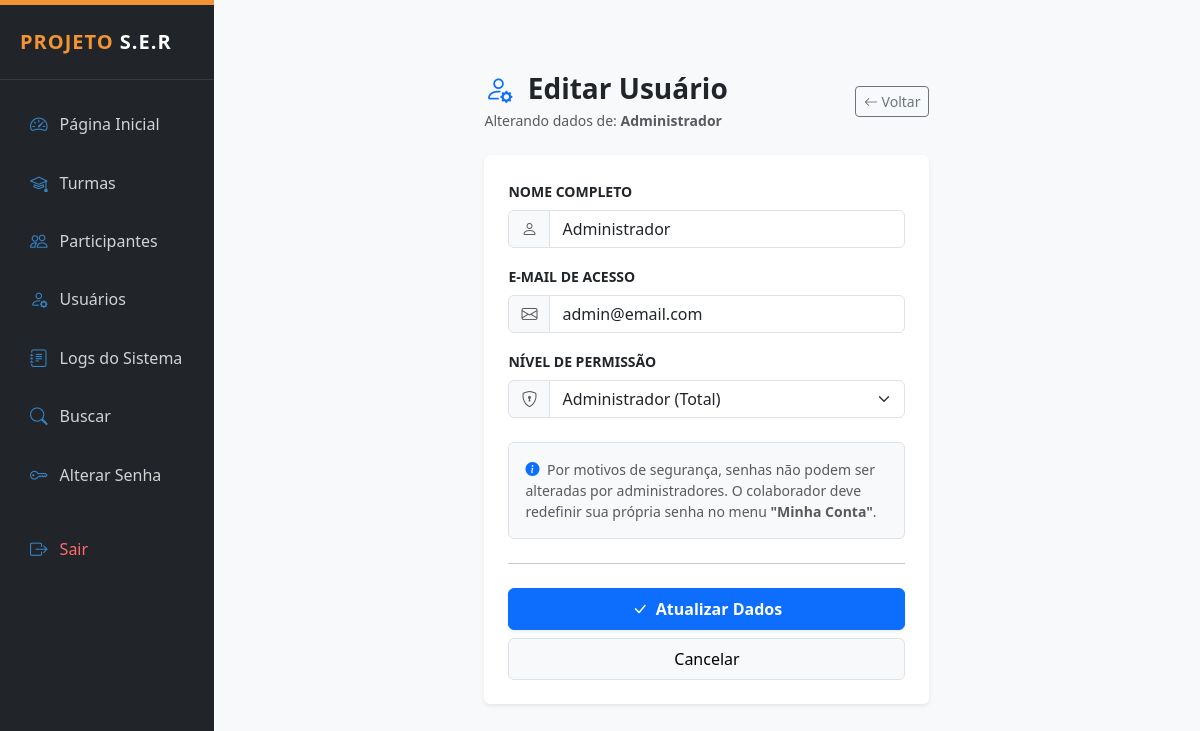
Screenshot of /public/usuarios_form.php?id=1 (signed in) with the database file from the repository.
### tables this page shows
CREATE TABLE `usuarios` (
  `id` int(11) NOT NULL,
  `nome` varchar(100) NOT NULL,
  `email` varchar(120) NOT NULL,
  `senha` varchar(255) NOT NULL,
  `nivel` enum('admin','atendente') DEFAULT 'atendente',
  `criado_em` timestamp NOT NULL DEFAULT current_timestamp()
);

### public/usuarios_form.php (the view, shortened to what this page needs)
<?php
require_once __DIR__ . "/../config/conexao.php";
require_once __DIR__ . "/../layout/admin_header.php";
$id = $_GET['id'] ?? null;
$usuario = null;
if ($id) {
    $sql = $pdo->prepare("SELECT * FROM usuarios WHERE id = ?");
    $sql->execute([$id]);
    $usuario = $sql->fetch(PDO::FETCH_ASSOC);
}
$titulo_pagina = $usuario ? "Editar Usuário" : "Novo Usuário";
?>
<div class="container py-5">
    <div class="row justify-content-center">
        <div class="col-md-7 col-lg-6">
            <div class="mb-4 d-flex justify-content-between align-items-center">
                <div>
                    <h3 class="fw-bold text-dark mb-1">
                        <i class="bi <?= $usuario ? 'bi-person-gear text-primary' : 'bi-person-plus text-success' ?> me-2"></i>
                        <?= $titulo_pagina ?>
                    </h3>
                    <p class="text-muted mb-0 small">
                        <?= $usuario ? "Alterando dados de: <strong>{$usuario['nome']}</strong>" : "Preencha os dados para cadastrar um novo colaborador." ?>
                    </p>
                </div>
                <a href="usuarios_lista.php" class="btn btn-outline-secondary btn-sm">
                    <i class="bi bi-arrow-left"></i> Voltar
                </a>
            </div>
            <div class="card shadow-sm border-0">
                <div class="card-body p-4">
                    <form action="usuarios_salvar.php" method="post">
                        <div class="mb-3">
                            <label class="form-label fw-bold small text-uppercase">Nome Completo</label>
                            <div class="input-group">
                                <span class="input-group-text bg-light text-muted"><i class="bi bi-person"></i></span>
                                <input type="text" name="nome" class="form-control"
                                       value="<?= htmlspecialchars($usuario['nome'] ?? '') ?>" required>
                            </div>
                        </div>
                        <div class="mb-3">
                            <label class="form-label fw-bold small text-uppercase">E-mail de Acesso</label>
                            <div class="input-group">
                                <span class="input-group-text bg-light text-muted"><i class="bi bi-envelope"></i></span>
                                <input type="email" name="email" class="form-control"
                                       value="<?= htmlspecialchars($usuario['email'] ?? '') ?>" required>
                            </div>
                        </div>
                        <div class="mb-4">
                            <label class="form-label fw-bold small text-uppercase">Nível de Permissão</label>
                            <div class="input-group">
                                <span class="input-group-text bg-light text-muted"><i class="bi bi-shield-lock"></i></span>
                                <select name="nivel" class="form-select" required>
                                    <option value="admin" <?= ($usuario['nivel'] ?? '') == 'admin' ? 'selected' : '' ?>>Administrador (Total)</option>
                                </select>
                            </div>
                        </div>
                        <?php if (!$usuario): ?>
                            <div class="mb-4">
                                <label class="form-label fw-bold small text-uppercase text-success">
                                    Definir Senha Provisória
                                </label>
                                <div class="input-group">
                                    <span class="input-group-text bg-light text-muted"><i class="bi bi-key"></i></span>
                                    <input type="password" name="senha" class="form-control"
                                           placeholder="Digite a senha inicial para o primeiro acesso" required>
                                </div>
                            </div>
                        <?php else: ?>
                            <div class="mb-4 p-3 bg-light rounded border text-muted small">
                                <i class="bi bi-info-circle-fill me-1 text-primary"></i>
                                Por motivos de segurança, senhas não podem ser alteradas por administradores. O colaborador deve redefinir sua própria senha no menu <strong>"Minha Conta"</strong>.
                            </div>
                        <?php endif; ?>
                        <hr class="my-4">
                        <div class="d-grid gap-2">
                            <button type="submit" class="btn <?= $usuario ? 'btn-primary' : 'btn-success' ?> py-2 fw-bold shadow-sm">
                                <i class="bi bi-check-lg me-2"></i><?= $usuario ? 'Atualizar Dados' : 'Cadastrar Usuário' ?>
                            </button>
                            <a href="usuarios_lista.php" class="btn btn-light border py-2">Cancelar</a>
                        </div>
                    </form>
                </div>
            </div>
        </div>
    </div>
</div>
<?php require_once __DIR__ . '/../layout/admin_footer.php'; ?>

### layout/admin_header.php (style rules this page uses)
:root { --ser-orange: #F29433; --ser-blue: #3684C4; --ser-wine: #A61C62; --ser-light: #f8f9fa; }
body { font-family: 'Segoe UI', Tahoma, Geneva, Verdana, sans-serif; background-color: var(--ser-light); }

### rows the page displays
usuarios: nome "Administrador", email "admin@email.com", nivel "Administrador (Total)"

### other values shown
$titulo_pagina "Editar Usuário"
